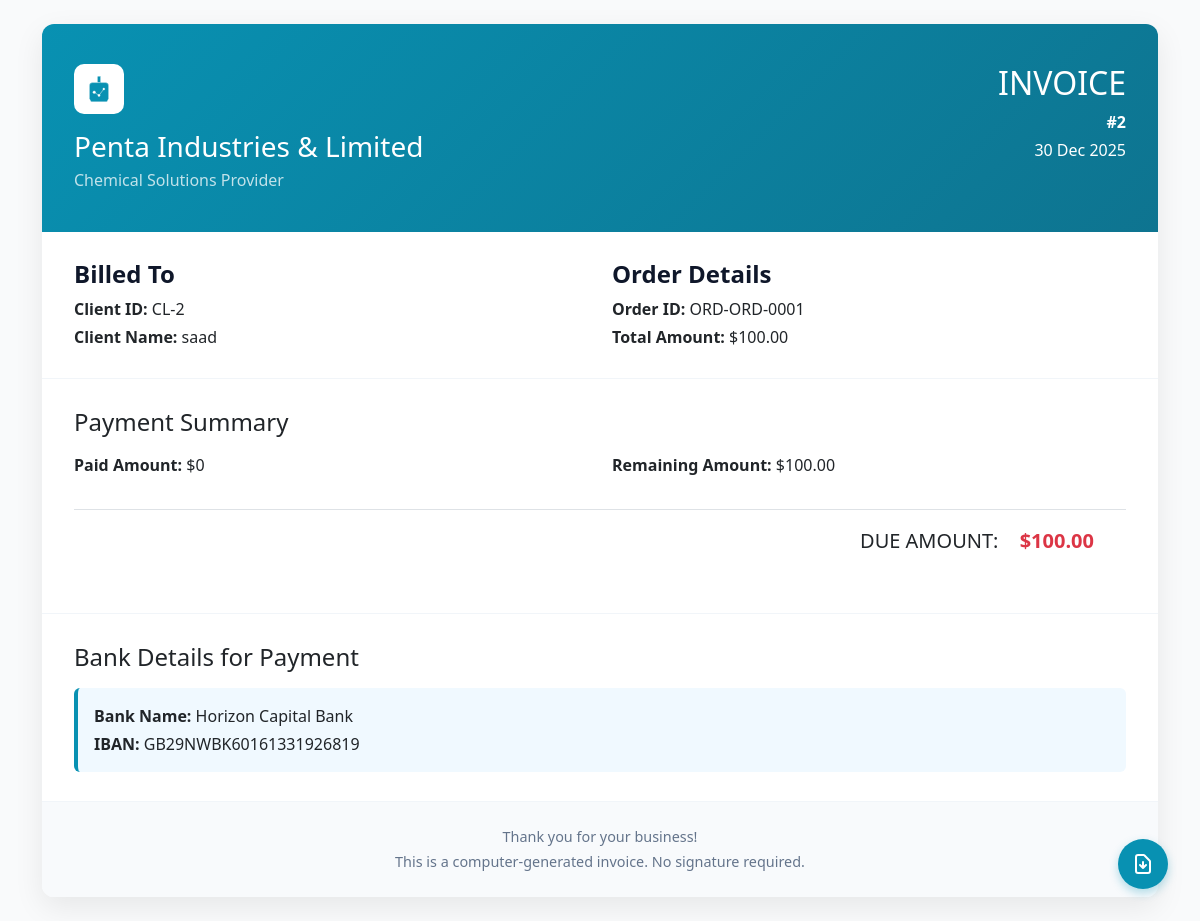
Screenshot of /finance/invoice/2/ with the database file from the repository.
### core/models.py (models this page shows, shortened)
class Invoice(models.Model):
    INVOICE_PREFIX = "INV"
    invoice_id = models.CharField(max_length=50, unique=True, editable=False)
    order = models.ForeignKey('Order', on_delete=models.CASCADE, related_name='invoices')
    amount = models.DecimalField(max_digits=10, decimal_places=2)
    payment_method = models.CharField(max_length=20, choices=[
        ('cash', 'Cash'),
        ('bank_transfer', 'Bank Transfer'),
        ('credit_card', 'Credit Card'),
        ('upi', 'UPI'),
        ('other', 'Other')
    ])
    created_at = models.DateTimeField(default=timezone.now)
    client_name = models.CharField(max_length=100)
    client_id = models.IntegerField()
    order_id_display = models.CharField(max_length=50)
    order_total = models.DecimalField(max_digits=10, decimal_places=2)
    company_name = models.CharField(max_length=100, default="Penta Industries")
    company_address = models.TextField(default="123 Chemical Park, Mumbai, India")
    class Meta:
        ordering = ['-created_at']

class Order(models.Model):
    STATUS_CHOICES = [
        ('sample_preparing', 'Sample Preparing'),
        ('production_starts', 'Production Starts'),
        ('quality_checking', 'Quality Checking'),
        ('ready_for_shipment', 'Ready for Shipment'),
        ('shipped', 'Shipped'),
        ('completed', 'Completed'),
    ]
    order_id = models.CharField(max_length=20, unique=True, blank=True)
    fabric_type = models.CharField(max_length=100, blank=True, null=True)
    quantity = models.PositiveIntegerField(blank=True, null=True)
    payment = models.DecimalField(max_digits=10,decimal_places=2, blank=True, null=True)
    client = models.ForeignKey(Client, on_delete=models.CASCADE, related_name='orders')
    status = models.CharField(max_length=50, choices=STATUS_CHOICES, default='sample_preparing')
    created_at = models.DateTimeField(auto_now_add=True)
    due_date = models.DateField(blank=True, null=True)
    paid_amount = models.DecimalField(max_digits=10, decimal_places=2, default=0)
    payment_method = models.CharField(
        max_length=20,
        choices=[
            ('cash', 'Cash'),
            ('bank_transfer', 'Bank Transfer'),
            ('credit_card', 'Credit Card'),
            ('upi', 'UPI'),
            ('other', 'Other')
        ],
        default='bank_transfer'
    )

class Client(models.Model):
    name = models.CharField(max_length=100)
    email = models.EmailField(null=True,blank=True)
    phone = models.CharField(max_length=15, blank=True)
    company = models.CharField(max_length=100, blank=True)
    is_active = models.BooleanField(default=True)
    avatar = models.ImageField(upload_to='avatars/' , blank=True , null=True)
    created_at = models.DateTimeField(auto_now_add=True)

### core/views.py (the view)
# urls.py: path('finance/invoice/<int:invoice_id>/', views.view_invoice, name='view_invoice'),
def view_invoice(request, invoice_id):
    invoice = get_object_or_404(Invoice, id=invoice_id)
    order = invoice.order  # ✅ Get related order
    total_paid = order.invoices.aggregate(total=models.Sum('amount'))['total'] or 0
    remaining = order.payment - total_paid
    bank_name , iban = get_bank_details(invoice_id)
    context = {
        'invoice': invoice,
        'order': order,  # ✅ Needed for client/order info
        'paid_amount': total_paid,  # ✅ For Payment Summary
        'remaining_amount': remaining,  # ✅ For Remaining & Due Amount
        'bank_name': bank_name,  # ✅ For Bank Details
        'iban': iban,  # ✅ For Bank Details
    }
    return render(request, 'invoice_detail.html', context)

### core/views.py (called while the page is built)
def get_bank_details(invoice_id):
    index = invoice_id % len(BANKS)  # Always same index for same ID
    return BANKS[index], IBANS[index]

### templates/invoice_detail.html (shortened to what this page needs)
{% load static %}
<!DOCTYPE html>
<html lang="en">
<head>
    <link href="https://cdn.jsdelivr.net/npm/bootstrap@5.3.2/dist/css/bootstrap.min.css" rel="stylesheet">
</head>
<body>
    <a href="{% url 'download_invoice_pdf' invoice.id %}" class="download-btn" title="Download PDF">
        <svg xmlns="http://www.w3.org/2000/svg" fill="none" viewBox="0 0 24 24" stroke="currentColor">
            <path stroke-linecap="round" stroke-linejoin="round" stroke-width="2"
                d="M12 10v6m0 0l-3-3m3 3l3-3m2 8H7a2 2 0 01-2-2V5a2 2 0 012-2h5.586a1 1 0 01.707.293l5.414 5.414a1 1 0 01.293.707V19a2 2 0 01-2 2z" />
        </svg>
    </a>
    <div class="container py-4">
        <div class="invoice-container">
            <div class="invoice-header">
                <div class="d-flex justify-content-between">
                    <div>
                        <div class="invoice-logo">
                        </div>
                        <h2 class="h3 mb-1">Penta Industries & Limited</h2>
                        <p class="mb-0 opacity-75">Chemical Solutions Provider</p>
                    </div>
                    <div class="invoice-meta">
                        <h1 class="h2 mb-2">INVOICE</h1>
                        <p class="mb-1"><strong>#{{ invoice.id }}</strong></p>
                        <p class="mb-0">{{ invoice.created_at|date:"d M Y" }}</p>
                    </div>
                </div>
            </div>
            <div class="invoice-section">
                <div class="invoice-grid">
                    <div class="invoice-item">
                        <h4>Billed To</h4>
                        <p class="mb-1"><strong>Client ID:</strong> CL-{{ order.client.id }}</p>
                        <p class="mb-0"><strong>Client Name:</strong> {{ order.client.name }}</p>
                    </div>
                    <div class="invoice-item">
                        <h4>Order Details</h4>
                        <p class="mb-1"><strong>Order ID:</strong> ORD-{{ order.order_id }}</p>
                        <p class="mb-0"><strong>Total Amount:</strong> ${{ order.payment }}</p>
                    </div>
                </div>
            </div>
            <div class="invoice-section">
                <h4 class="mb-3">Payment Summary</h4>
                <div class="invoice-grid">
                    <div class="invoice-item">
                        <p><strong>Paid Amount:</strong> ${{ paid_amount }}</p>
                    </div>
                    <div class="invoice-item">
                        <p><strong>Remaining Amount:</strong> ${{ remaining_amount }}</p>
                    </div>
                </div>
                <div class="invoice-section text-end mt-3 pt-3 border-top">
                    <div style="font-size: 1.25rem;">
                        <span class="me-3">DUE AMOUNT:</span>
                        <span class="text-danger fw-bold">${{ remaining_amount }}</span>
                    </div>
                </div>
            </div>
            <div class="invoice-section">
                <h4 class="mb-2">Bank Details for Payment</h4>
                <div class="bank-details">
                    <p class="mb-1"><strong>Bank Name:</strong> {{ bank_name }}</p>
                    <p class="mb-0"><strong>IBAN:</strong> {{ iban }}</p>
                </div>
            </div>
            <div class="invoice-footer">
                <p class="mb-1">Thank you for your business!</p>
                <p class="mb-0">This is a computer-generated invoice. No signature required.</p>
            </div>
        </div>
    </div>
</body>
</html>

### templates/invoice_detail.html (style rules this page uses)
:root { --primary: #0891b2; --dark: #0f172a; --light: #f8fafc; }
body { background-color: #f9fafb; font-family: 'Segoe UI', system-ui, sans-serif; }
.invoice-container { background: white; box-shadow: 0 10px 30px rgba(0, 0, 0, 0.08); border-radius: 12px; overflow: hidden; }
.invoice-header { background: linear-gradient(135deg, var(--primary), #0e7490); color: white; padding: 2.5rem 2rem; position: relative; }
.invoice-logo { width: 50px; height: 50px; background: white; border-radius: 10px; display: flex; align-items: center; justify-content: center; margin-bottom: 1rem; }
.invoice-logo svg { width: 32px; height: 32px; }
.invoice-meta { text-align: right; }
.invoice-section { padding: 1.8rem 2rem; border-bottom: 1px solid #f1f5f9; }
.invoice-section:last-child { border-bottom: none; }
.invoice-grid { display: grid; grid-template-columns: repeat(auto-fit, minmax(250px, 1fr)); gap: 1.5rem; }
.invoice-item h4 { color: var(--dark); margin-bottom: 0.5rem; font-weight: 600; }
.invoice-footer { padding: 1.5rem 2rem; background: var(--light); text-align: center; color: #64748b; font-size: 0.9rem; }
.download-btn { width: 50px; height: 50px; border-radius: 50%; display: inline-flex; align-items: center; justify-content: center; background: var(--primary); color: white; border: none; box-shadow: 0 4px 10px rgba(8, 145, 182, 0.3); transition: all 0.2s ease; position: fixed; bottom: 2rem; right: 2rem; z-index: 1000; }
.download-btn svg { width: 24px; height: 24px; }
.bank-details { background: #f0f9ff; border-left: 4px solid var(--primary); padding: 1rem; border-radius: 6px; margin-top: 1rem; }

### rows the page displays
Invoice: id "2", created_at "30 Dec 2025"
Order: client.id "2", client.name "saad", order_id "ORD-0001", payment "100.00"

### other values shown
{{ paid_amount }} "0"
{{ remaining_amount }} "100.00"
{{ bank_name }} "Horizon Capital Bank"
{{ iban }} "GB29NWBK60161331926819"
